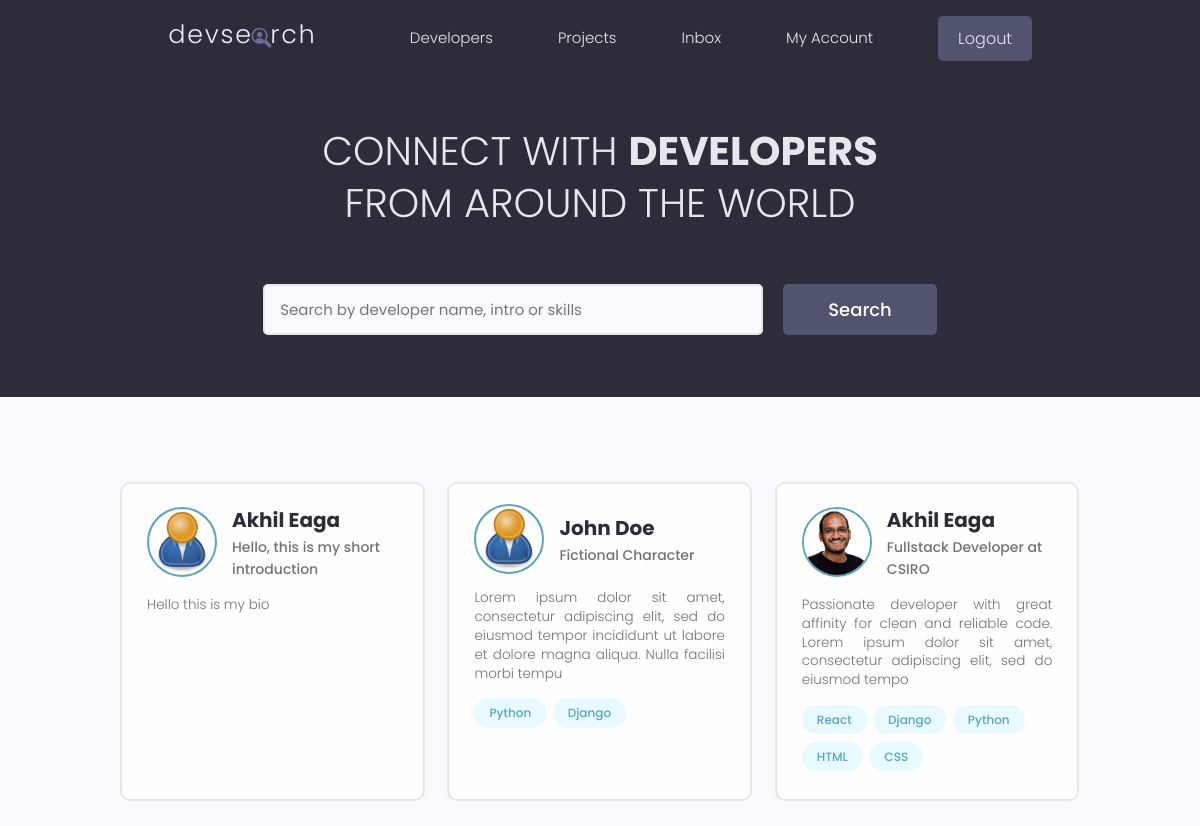
The app's page / (signed in) with its own data.
### users/models.py (models this page shows, shortened)
class Profile(models.Model):
    user = models.OneToOneField(User, on_delete=models.CASCADE, null=True, blank=True)
    name = models.CharField(max_length=200, null=True, blank=True)
    email = models.EmailField(max_length=500, null=True, blank=True)
    username = models.CharField(max_length=200, null=True, blank=True)
    location = models.CharField(max_length=200, null=True, blank=True)
    short_intro = models.CharField(max_length=200, null=True, blank=True)
    bio = models.TextField(null=True, blank=True)
    profile_image = models.ImageField(null=True, blank=True, upload_to="profiles/", default="profiles/user-default.png")
    social_github = models.CharField(max_length=500, null=True, blank=True)
    social_stackoverflow = models.CharField(max_length=500, null=True, blank=True)
    social_twitter = models.CharField(max_length=500, null=True, blank=True)
    social_linkedin = models.CharField(max_length=500, null=True, blank=True)
    social_youtube = models.CharField(max_length=500, null=True, blank=True)
    social_website = models.CharField(max_length=500, null=True, blank=True)
    created = models.DateTimeField(auto_now_add=True)
    id = models.UUIDField(default=uuid.uuid4, unique=True, primary_key=True, editable=False)

class Skill(models.Model):
    owner = models.ForeignKey(Profile, on_delete=models.CASCADE, null=True, blank=True)
    name = models.CharField(max_length=200, null=True, blank=True)
    description = models.TextField(null=True, blank=True)
    created = models.DateTimeField(auto_now_add=True)
    id = models.UUIDField(default=uuid.uuid4, unique=True, primary_key=True, editable=False)
    def __str__(self):
        return self.name

### users/views.py (the view)
# urls.py: path('', views.profiles, name="profiles"),
def profiles(request):
    profiles, search_query = searchProfiles(request)
    results_per_page = 3
    custom_range, profiles, paginator = paginateProfiles(request, profiles, results_per_page)
    context = {
        'profiles': profiles,
        'search_query': search_query,
        'custom_range': custom_range,
        'paginator': paginator
    }
    return render(request, 'users/profiles.html', context)

### users/utils.py (called while the page is built)
def paginateProfiles(request, profiles, results_per_page):
    page = request.GET.get('page')
    paginator = Paginator(profiles, results_per_page)
    try:
        profiles = paginator.page(page)
    except PageNotAnInteger:
        page = 1
        profiles = paginator.page(page)
    except EmptyPage:
        page = paginator.num_pages
        profiles = paginator.page(page)
    left_index = int(page) - 4
    left_index = left_index if left_index >= 1 else 1
    right_index = int(page) + 5
    right_index = right_index if right_index <= paginator.num_pages else paginator.num_pages
    custom_range = range(left_index, right_index + 1) # + 1 because upper extreme of the range is not inclusive
    return custom_range, profiles, paginator

def searchProfiles(request):
    search_query = ''
    if request.GET.get('search_query'):
        search_query = request.GET.get('search_query')
    skills = Skill.objects.filter(name__icontains=search_query)
    profiles = Profile.objects.distinct().filter(
        Q(name__icontains=search_query) |
        Q(short_intro__icontains=search_query) |
        Q(skill__in=skills) )
    return profiles, search_query

### users/templates/users/profiles.html (shortened to what this page needs)
{% extends 'main.html' %}
{% block content %}
<main class="home">
    <section class="hero-section text-center">
        <div class="container container--narrow">
            <div class="hero-section__box">
                <h2>CONNECT WITH <span>DEVELOPERS</span></h2>
                <h2>FROM AROUND THE WORLD</h2>
            </div>
            <div class="hero-section__search">
                <form class="form" id="searchForm" action="{% url 'profiles' %}" method="get">
                    <div class="form__field">
                        <input class="input input--text" id="formInput#search" type="text" name="search_query"
                            placeholder="Search by developer name, intro or skills" value="{{search_query}}" />
                    </div>
                    <input class="btn btn--sub btn--lg" type="submit" value="Search" />
                </form>
            </div>
        </div>
    </section>
    <section class="devlist">
        <div class="container">
            <div class="grid grid--three">
                {% for profile in profiles %}
                <div class="column card">
                    <div class="dev">
                        <a href="{% url 'user-profile' profile.id %}" class="card__body">
                            <div class="dev__profile">
                                <img class="avatar avatar--md" src="{{ profile.profile_image.url }}" alt="image" />
                                <div class="dev__meta">
                                    <h3>{{ profile.name }}</h3>
                                    <h5>{{ profile.short_intro | slice:"50" }}</h5>
                                </div>
                            </div>
                            <p class="dev__info">{{ profile.bio | slice:"150" }}</p>
                            <div class="dev__skills">
                                {% for skill in profile.skill_set.all|slice:"5" %}
                                <span class="tag tag--pill tag--main">
                                    <small>{{ skill }}</small>
                                </span>
                                {% endfor %}
                            </div>
                        </a>
                    </div>
                </div>
                {% endfor %}
            </div>
        </div>
    </section>
</main>
{% endblock content %}

### static/styles/app.css (style rules this page uses)
:root { --color-sub: #2d2d39; }
.btn--sub { background-color: var(--color-sub-light); }
.card { border: 2px solid var(--color-light); }
img { width: 100%; }
.hero-section { height: 40vh; display: flex; align-items: center; background-color: var(--color-sub); }
.hero-section__box { margin-bottom: 4rem; }
.hero-section__box > h2, .hero-section__box > h2 > span { font-size: 4rem; color: var(--color-light); line-height: 1.3; text-transform: uppercase; }
.hero-section__box > h2 { font-weight: 300; }
.hero-section__box > h2 > span { font-weight: 700; }
.hero-section__search > .form { display: flex; align-items: center; justify-content: center; gap: 2rem; }
.hero-section__search > .form input.input--text { width: 50rem; }
.devlist { margin-top: 8rem; }
.devlist .grid { align-items: stretch; }
.devlist .dev .dev__profile { display: flex; align-items: center; gap: 1.5rem; }
.devlist .dev .dev__meta h3 { color: var(--color-sub); font-size: 2rem; font-weight: 700; }
.devlist .dev .dev__meta h5 { color: var(--color-text); font-size: 1.4rem; font-weight: 500; }
.devlist .dev .dev__info { margin: 1.5rem 0; font-size: 1.35rem; line-height: 1.4; text-align: justify; }

### static/uikit/styles/modules/_variables.css (style rules this page uses)
:root { --color-main: #5aa5b9; --color-main-light: #e6faff; --color-sub: #3f4156; --color-sub-light: #51546e; --color-sub-lighter: #ededfd; --color-text: #737373; --color-gray: #8b8b8b; --color-light: #e5e7eb; --color-light-gray: #767676; --color-bg: #f8fafd; --color-white: #fffefd; --color-white-light: #f3f3f3; --color-success: #359e64; --color-success-bg: #def8e8; --color-error: #fc4b0b; --color-error-bg: #fff2ee; --font-base: 'Poppins', arial, helvetica, 'Segoe UI', roboto, ubuntu, sans-serif; --font-monospace: 'Fira Code', 'Courier New', courier, monospace; --font-regular: 300; --font-medium: 500; --font-bold: 700; --generic-shadow: 1px 1px 5px #00000010; --generic-transition: all 0.3s ease-in-out; }

### static/uikit/styles/modules/_base.css (style rules this page uses)
* { margin: 0; padding: 0; box-sizing: border-box; text-rendering: optimizeLegibility; color: inherit; font-size: inherit; }
html { font-size: 50%; }
@media only screen and (min-width: 480px) { html { font-size: 56.25%; } }
@media only screen and (min-width: 1200px) { html { font-size: 62.5%; } }
body { line-height: 1.6; font-weight: 400; font-size: 1.5rem; color: var(--color-text); background-color: var(--color-bg); min-height: 100vh; }

### static/uikit/styles/modules/_typography.css (style rules this page uses)
* { font-family: var(--font-base); }
h2 { font-size: 3.6rem; font-weight: var(--font-bold); }
h3 { font-size: 3.2rem; font-weight: var(--font-medium); }
h5 { font-size: 2.4rem; font-weight: var(--font-medium); }
h5, h6 { font-weight: var(--font-regular); }
p, span, strong { font-size: 1.6rem; color: var(--color-text); font-weight: var(--font-regular); }
a { padding-bottom: 2px; text-decoration: none; display: inline-block; color: var(--color-main); font-weight: var(--font-medium); }

### static/uikit/styles/modules/_utilities.css (style rules this page uses)
.container { width: 92%; max-width: 165rem; margin: 0 auto; box-sizing: border-box; }
.container--narrow { width: 92%; max-width: 120rem; }
@media screen and (min-width: 1000px) { .container { width: 90%; } }
@media screen and (min-width: 1000px) { .container--narrow { width: 85%; } }
@media screen and (min-width: 1200px) { .container { width: 80%; } }
@media screen and (min-width: 1200px) { .container--narrow { width: 72%; } }
.text-center { text-align: center; }

### static/uikit/styles/modules/_avatar.css (style rules this page uses)
.avatar { border-radius: 50%; border: 2px solid var(--color-main); object-fit: cover; }
.avatar--md { height: 7rem; width: 7rem; }

### static/uikit/styles/modules/_button.css (style rules this page uses)
.btn { display: inline-block; position: relative; cursor: pointer; background-color: var(--color-light); font-weight: var(--font-medium); color: var(--color-sub); text-decoration: none; padding: 1rem 2rem; border-radius: 0.5rem; border: none; width: -webkit-fit-content; width: -moz-fit-content; width: fit-content; height: -webkit-fit-content; height: -moz-fit-content; height: fit-content; font-size: 1.6rem; outline-width: 0; outline-color: transparent; -webkit-backface-visibility: hidden; backface-visibility: hidden; transition: all 0.3s ease-in-out; }
.btn--sub { background-color: var(--color-sub); color: var(--color-white); }
.btn--lg { font-size: 1.8rem; padding: 1.2rem 4.5rem; }

### static/uikit/styles/modules/_card.css (style rules this page uses)
.card { border-radius: 1rem; background-color: var(--color-white); border: 1.5px solid var(--color-light); width: auto; height: auto; margin-top: 0.5rem; margin-bottom: 0.5rem; overflow: hidden; }
.card__body, .card__header { padding: 2rem 2.5rem; }

### records on screen
Profile: profile_image (placeholder picture), name "Akhil Eaga", short_intro "Hello, this is my short introduction", bio "Hello this is my bio"
Profile: profile_image (placeholder picture), name "John Doe", short_intro "Fictional Character", bio "Lorem ipsum dolor sit amet, consectetur adipiscing elit, sed do eiusmod tempor incididunt ut labore et dolore magna aliqua. Nulla facilisi morbi tempu"
Skill: name "Python"
Skill: name "Django"
Profile: profile_image (picture), name "Akhil Eaga", short_intro "Fullstack Developer at CSIRO", bio "Passionate developer with great affinity for clean and reliable code. Lorem ipsum dolor sit amet, consectetur adipiscing elit, sed do eiusmod tempo"
Skill: name "React"
Skill: name "Django"
Skill: name "Python"
Skill: name "HTML"
Skill: name "CSS"
